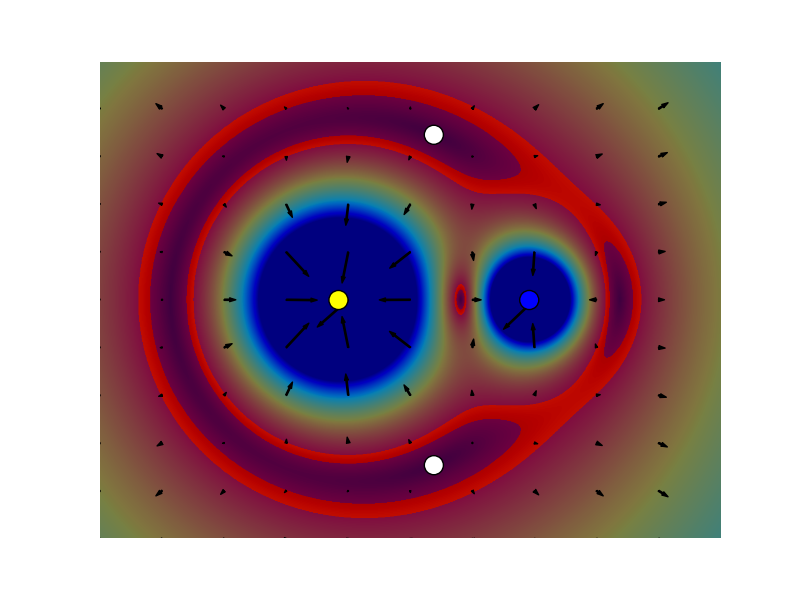

Recreate this plot in Python.
import numpy as np
from numpy import ma
import matplotlib.pyplot as plt
import matplotlib.patches as mp
from matplotlib.collections import PatchCollection

m_s = 4
m_e = 1
x_s, y_s = 0, 0
x_e, y_e = 2, 0
x_c, y_c = (m_s*x_s+m_e*x_e)/(m_s+m_e), (m_s*y_s+m_e*y_e)/(m_s+m_e)
gamma = 1.0

x = np.linspace(-2.5, 4, 1000)
y = np.linspace(-2.5, 2.5, 1000)
X, Y = np.meshgrid(x, y)

Omega = np.sqrt(gamma*((m_s+m_e)/(((x_s-x_e)**2+(y_s-y_e)**2)**(3/2))))

def f(X, Y):
    global x_s, y_s, m_s, x_e, y_e, m_e, x_c, y_c, Omega
    U = Omega**2*(X-x_c) - gamma*m_s*((X-x_s)/(((X-x_s)**2+(Y-y_s)**2)**(3/2))) \
        - gamma*m_e*((X-x_e)/(((X-x_e)**2+(Y-y_e)**2)**(3/2)))
    V = Omega**2*(Y-y_c) - gamma*m_s*((Y-y_s)/(((X-x_s)**2+(Y-y_s)**2)**(3/2))) \
        - gamma*m_e*((Y-y_e)/(((X-x_e)**2+(Y-y_e)**2)**(3/2)))
    return U, V

U, V = f(X, Y)

def findZero(i1, i2, f, I=50):
    rn = i1
    rp = i2
    for i in range(I):
        ra = np.array(rn) - np.array(f(*rn))*((np.array(rn)-np.array(rp))/(np.array(f(*rn))-np.array(f(*rp))))
        rp = rn
        rn = ra
    return rn

#U = gamma*( -(m_s/((X**2+Y**2)**(3/2)))*X - (m_e/(((X-d)**2+Y**2)**(3/2)))*(X-d) )
#V = gamma*( -(m_s/((X**2+Y**2)**(3/2)))*Y - (m_e/(((X-d)**2+Y**2)**(3/2)))*Y )

G_e = m_s/(((x_s-x_e)**2+(y_s+y_e)**2)**(3/2))
D = 0.1

A = np.sqrt(U**2+V**2)
#print(np.max(A))
sel = np.logical_and(A <= (G_e+D), A >= (G_e-D))
#print(np.sum(sel))

fig, ax = plt.subplots()

def limit(x, l=5):
    x[x > l] = l
    x[x < -l] = -l
    return x

def limit2d(x, y, l=5):
    m = np.hypot(x, y) > l
    x[m] = (x[m]/np.hypot(x[m], y[m]))*l
    y[m] = (y[m]/np.hypot(x[m], y[m]))*l
    return x, y

U, V = limit2d(U, V)
A = limit(A)

xmin, xmax, ymin, ymax = np.amin(x), np.amax(x), np.amin(y), np.amax(y)
extent = xmin, xmax, ymin, ymax

plt.imshow(5-A, cmap=plt.cm.jet, alpha=1, extent=extent)
#plt.colorbar()

plt.imshow(sel, cmap=plt.cm.jet, alpha=0.5, extent=extent)
#plt.colorbar()

stx = x.shape[0]/10
sty = y.shape[0]/10
Q = plt.quiver(X[::stx, ::sty], Y[::stx, ::sty], U[::stx, ::sty], V[::stx, ::sty],
               scale=100, width=.002,linewidth=1)

patches = []
colors = []
Sun = mp.Circle((x_s,y_s), 0.1, ec='none')
patches.append(Sun)
colors.append('#FFFF00')
Earth = mp.Circle((x_e,y_e), 0.1, ec='none')
patches.append(Earth)
colors.append('#0000FF')

p = [(0,0)] #make set
initial = [
    [[1, 1], [0.5, 0.5]],
    [[-1, -1], [-0.5, -0.5]],
]
for i1, i2 in initial:
    pn = findZero(np.array(i1), np.array(i2), f)
    print(pn)
    L = mp.Circle((pn[0], pn[1]), 0.1, ec='none')
    patches.append(L)
    colors.append('#FFFFFF')

collection = PatchCollection(patches, facecolors=colors)
ax.add_collection(collection)

plt.axis('off')
plt.savefig("lagrangePoints.png")
plt.axis('on')
plt.show()